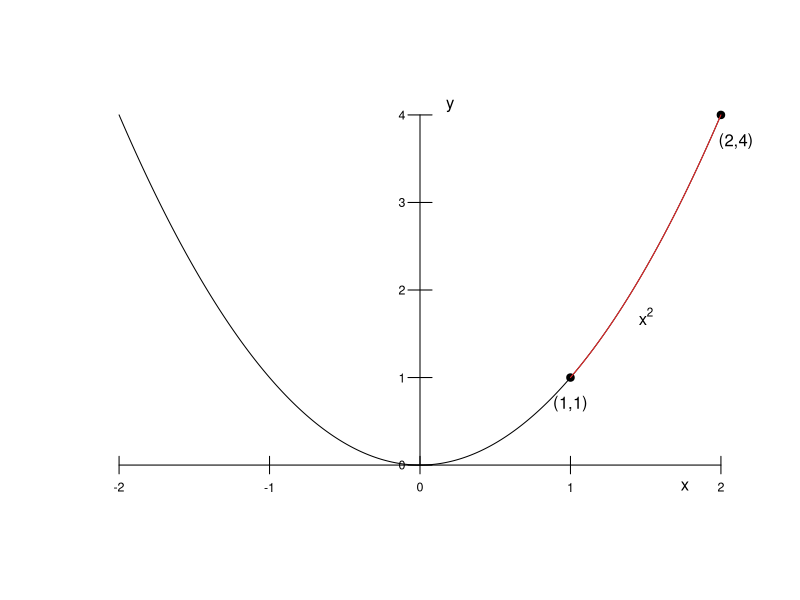
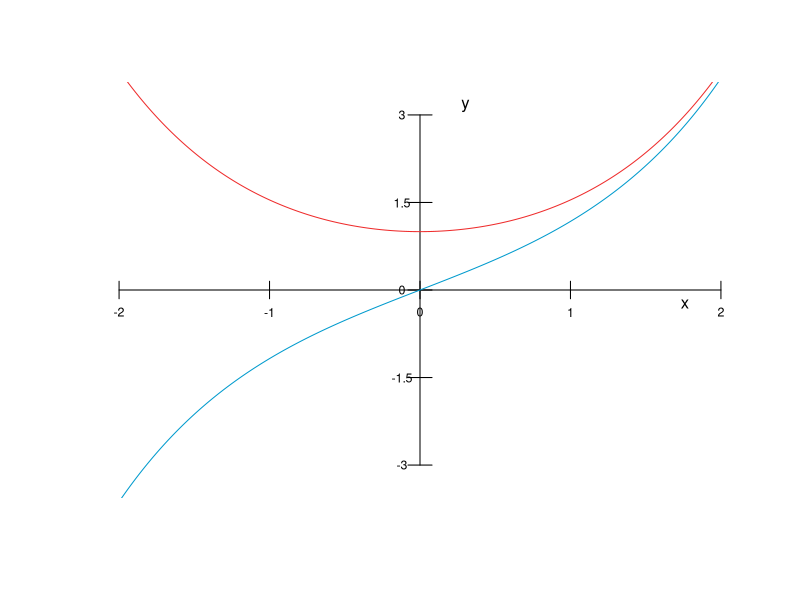
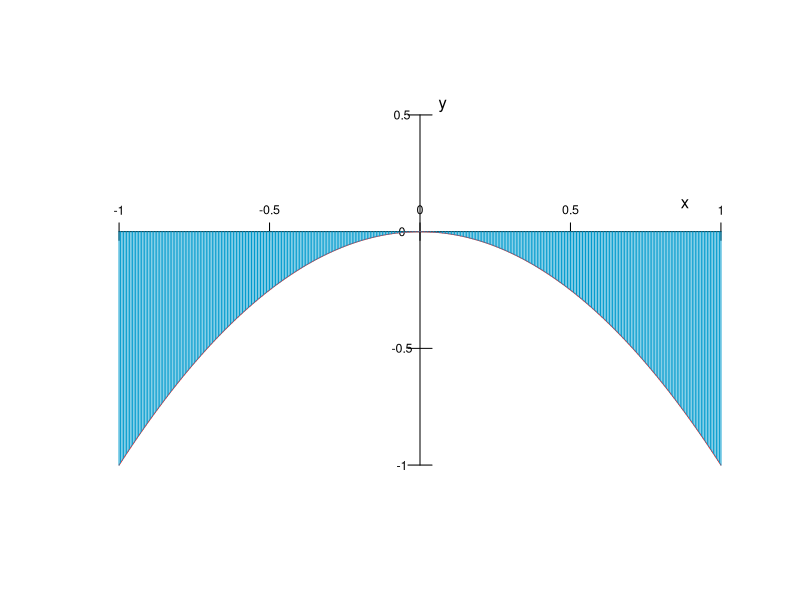
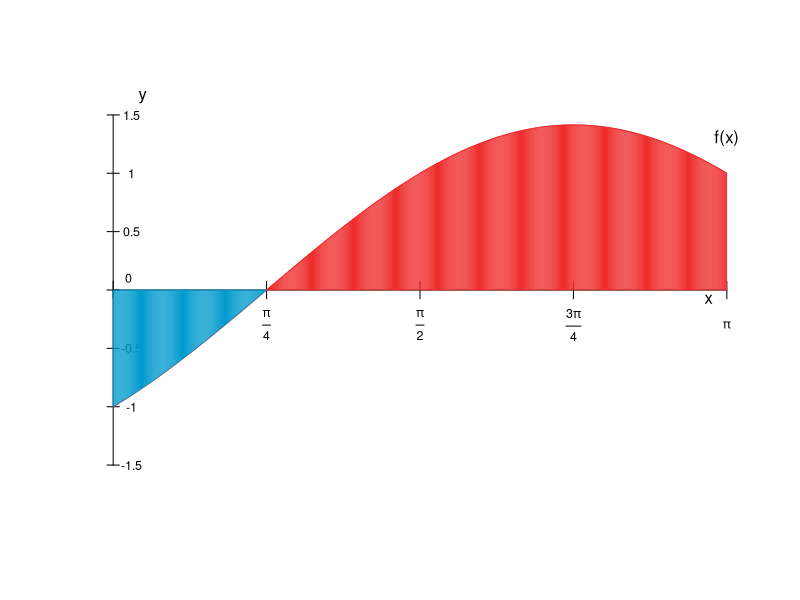
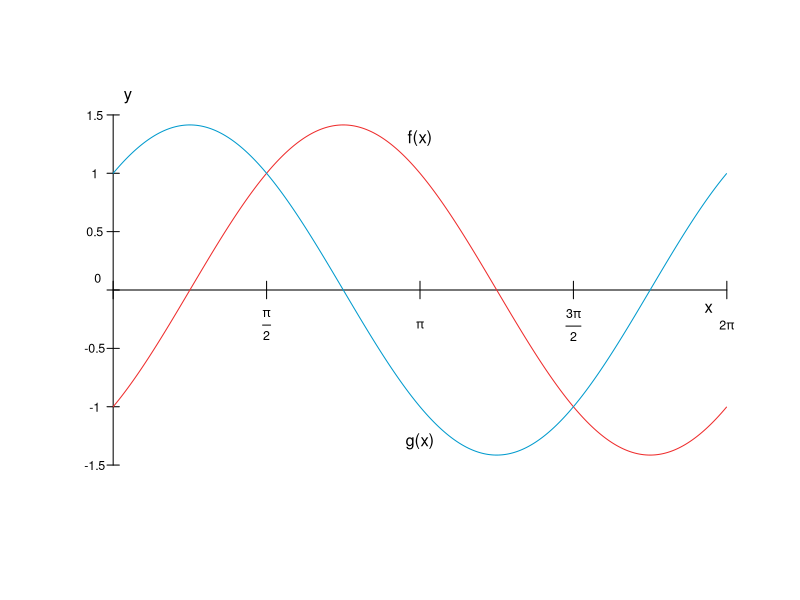
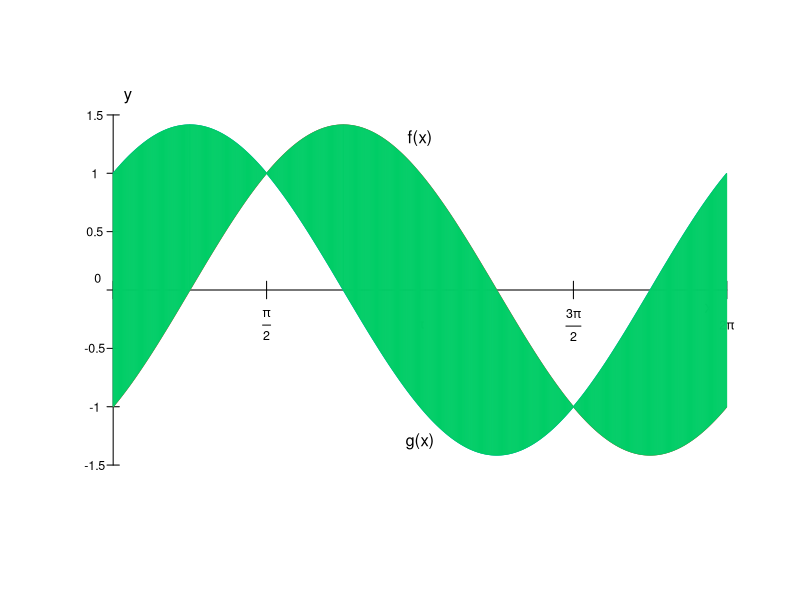

The R script that drew these images, in order: (Note: this script raises an error after producing the figures.)
## ---- chunk 1
knitr::opts_chunk$set(echo = TRUE)
## ---- chunk 2
xmin=-2
xmax=2
ymin=0
ymax=4
tolx=0.02*(xmax-xmin)
toly=0.05*(ymax-ymin)
quantsx=4
quantsy=4
f = function(x){x^2}
plot(c(xmin-tolx,xmax+tolx,xmin-tolx,xmax+tolx),c(ymin-toly,ymin-toly,ymax+toly,ymax+toly),type="n",xlab="",ylab="",xaxt="n",yaxt="n",axes=FALSE)
x=seq(from=xmin,to=xmax,by=0.01)
#points(x,f(x),type="l")
lines(c(0,0),c(ymin,ymax))
lines(c(xmin,xmax),c(0,0))
text(xmax-3*tolx,-3*tolx,"x")
text(toly,ymax+toly/2,"y")
for (i in 0:(quantsx)){
  lines(rep(xmin+((xmax-xmin)/quantsx)*i,2),c(-0.5*toly,+0.5*toly))
  text(xmin+((xmax-xmin)/quantsx)*i,-1.25*toly,xmin+((xmax-xmin)/quantsx)*i,cex=0.75)
  }


for (i in 0:(quantsy)){
  lines(c(-tolx,tolx),ymin+rep(((ymax-ymin)/quantsy)*i,2))
  text(-1.5*tolx,ymin+((ymax-ymin)/quantsy)*i,ymin+((ymax-ymin)/quantsy)*i,cex=0.75)
}
lines(x,f(x),col="black")
#text(-2,-0.2,"a")
#text(2,-0.2,"b")
text(1.5,1.7,expression(x^2))
text(1,0.7,"(1,1)")
text(2.1,3.7,"(2,4)")
points(c(1,2),c(1,4),pch=19)

x2=seq(from=1,to=2,by=0.01)
lines(x2,f(x2),col='firebrick2')
## ---- chunk 3
xmin=-2
xmax=2
ymin=-3
ymax=3
tolx=0.02*(xmax-xmin)
toly=0.05*(ymax-ymin)
quantsx=4
quantsy=4
f = function(x){sinh(x)}
plot(c(xmin-tolx,xmax+tolx,xmin-tolx,xmax+tolx),c(ymin-toly,ymin-toly,ymax+toly,ymax+toly),type="n",xlab="",ylab="",xaxt="n",yaxt="n",axes=FALSE)
x=seq(from=xmin,to=xmax,by=0.01)
#points(x,f(x),type="l")
lines(c(0,0),c(ymin,ymax))
lines(c(xmin,xmax),c(0,0))
text(xmax-3*tolx,-3*tolx,"x")
text(toly,ymax+toly/2,"y")
for (i in 0:(quantsx)){
  lines(rep(xmin+((xmax-xmin)/quantsx)*i,2),c(-0.5*toly,+0.5*toly))
  text(xmin+((xmax-xmin)/quantsx)*i,-1.25*toly,xmin+((xmax-xmin)/quantsx)*i,cex=0.75)
}


for (i in 0:(quantsy)){
  lines(c(-tolx,tolx),ymin+rep(((ymax-ymin)/quantsy)*i,2))
  text(-1.5*tolx,ymin+((ymax-ymin)/quantsy)*i,ymin+((ymax-ymin)/quantsy)*i,cex=0.75)
}
lines(x,f(x),col='deepskyblue3')
lines(x,cosh(x),col='firebrick2')
## ---- chunk 4
xmin=-1
xmax=1
ymin=-1
ymax=0.5
tolx=0.02*(xmax-xmin)
toly=0.05*(ymax-ymin)
quantsx=4
quantsy=3
f = function(x){-x^2}
plot(c(xmin-tolx,xmax+tolx,xmin-tolx,xmax+tolx),c(ymin-toly,ymin-toly,ymax+toly,ymax+toly),type="n",xlab="",ylab="",xaxt="n",yaxt="n",axes=FALSE)
x=seq(from=xmin,to=xmax,by=0.005)
#points(x,f(x),type="l")
lines(c(0,0),c(ymin,ymax))
lines(c(xmin,xmax),c(0,0))
text(xmax-3*tolx,3*tolx,"x")
text(toly,ymax+toly/2,"y")
for (i in 0:(quantsx)){
  lines(rep(xmin+((xmax-xmin)/quantsx)*i,2),c(-0.5*toly,+0.5*toly))
  text(xmin+((xmax-xmin)/quantsx)*i,1.25*toly,xmin+((xmax-xmin)/quantsx)*i,cex=0.75)
}


for (i in 0:(quantsy)){
  lines(c(-tolx,tolx),ymin+rep(((ymax-ymin)/quantsy)*i,2))
  text(-1.5*tolx,ymin+((ymax-ymin)/quantsy)*i,ymin+((ymax-ymin)/quantsy)*i,cex=0.75)
}
lines(x,f(x),col='firebrick2')
for (i in 1:length(x)){
  lines(c(x[i],x[i]),c(0,f(x[i])),col='deepskyblue3')}

## ---- chunk 5
xmin=0
xmax=pi
ymin=-1.5
ymax=1.5
tolx=0.01*(xmax-xmin)
toly=0.05*(ymax-ymin)
quantsx=4
quantsy=6
f = function(x){sin(x)-cos(x)}
plot(c(xmin-tolx,xmax+tolx,xmin-tolx,xmax+tolx),c(ymin-toly,ymin-toly,ymax+toly,ymax+toly),type="n",xlab="",ylab="",xaxt="n",yaxt="n",axes=FALSE)
x=seq(from=xmin,to=xmax,by=0.01)
#points(x,f(x),type="l")
lines(c(0,0),c(ymin,ymax))
lines(c(xmin,xmax),c(0,0))
text(xmax-3*tolx,-2.5*tolx,"x")
text(toly,ymax+toly,"y")
for (i in 0:(quantsx)){
  lines(rep(xmin+((xmax-xmin)/quantsx)*i,2),c(-0.5*toly,+0.5*toly))
  ii=-2+0.5*i}
text(xmin+((xmax-xmin)/quantsx)*1,-2*toly,expression(frac(pi,4)),cex=0.75)
text(xmin+((xmax-xmin)/quantsx)*2,-2*toly,expression(frac(pi,2)),cex=0.75)
text(xmin+((xmax-xmin)/quantsx)*3,-2*toly,expression(frac(3*pi,4)),cex=0.75)
text(xmin+((xmax-xmin)/quantsx)*4,-2*toly,expression(pi),cex=0.75)

for (i in 0:(quantsy)){
  lines(c(-tolx,tolx),ymin+rep(((ymax-ymin)/quantsy)*i,2))
  if (i==3){text(2.5*tolx,0.1+ymin+((ymax-ymin)/quantsy)*3,ymin+((ymax-ymin)/quantsy)*3,cex=0.75)}
  else
  {text(3*tolx,ymin+((ymax-ymin)/quantsy)*i,ymin+((ymax-ymin)/quantsy)*i,cex=0.75)}
}
lines(x,f(x),col='firebrick2')
text(pi,1.3,"f(x)")
xmenys=seq(from=0,to=pi/4,by=0.005)
xmes=seq(from=pi/4,to=pi,by=0.005)
for (i in 1:length(xmenys)){lines(c(xmenys[i],xmenys[i]),c(0,f(xmenys[i])),col='deepskyblue3')}
for (i in 1:length(xmes)){lines(c(xmes[i],xmes[i]),c(0,f(xmes[i])),col='firebrick2')}
## ---- chunk 6
xmin=0
xmax=2*pi
ymin=-1.5
ymax=1.5
tolx=0.01*(xmax-xmin)
toly=0.05*(ymax-ymin)
quantsx=4
quantsy=6
f = function(x){sin(x)-cos(x)}
g = function(x){sin(x)+cos(x)}
plot(c(xmin-tolx,xmax+tolx,xmin-tolx,xmax+tolx),c(ymin-toly,ymin-toly,ymax+toly,ymax+toly),type="n",xlab="",ylab="",xaxt="n",yaxt="n",axes=FALSE)
x=seq(from=xmin,to=xmax,by=0.01)
#points(x,f(x),type="l")
lines(c(0,0),c(ymin,ymax))
lines(c(xmin,xmax),c(0,0))
text(xmax-3*tolx,-2.5*tolx,"x")
text(toly,ymax+toly,"y")
for (i in 0:(quantsx)){
  lines(rep(xmin+((xmax-xmin)/quantsx)*i,2),c(-0.5*toly,+0.5*toly))
  ii=-2+0.5*i}
text(xmin+((xmax-xmin)/quantsx)*1,-2*toly,expression(frac(pi,2)),cex=0.75)
text(xmin+((xmax-xmin)/quantsx)*2,-2*toly,expression(pi),cex=0.75)
text(xmin+((xmax-xmin)/quantsx)*3,-2*toly,expression(frac(3*pi,2)),cex=0.75)
text(xmin+((xmax-xmin)/quantsx)*4,-2*toly,expression(2*pi),cex=0.75)

for (i in 0:(quantsy)){
  lines(c(-tolx,tolx),ymin+rep(((ymax-ymin)/quantsy)*i,2))
  if (i==3){text(-2.5*tolx,0.1+ymin+((ymax-ymin)/quantsy)*3,ymin+((ymax-ymin)/quantsy)*3,cex=0.75)}
  else
  {text(-3*tolx,ymin+((ymax-ymin)/quantsy)*i,ymin+((ymax-ymin)/quantsy)*i,cex=0.75)}
}
lines(x,f(x),col='firebrick2')
lines(x,g(x),col='deepskyblue3')
text(pi,1.3,"f(x)")
text(pi,-1.3,"g(x)")
xmenys=seq(from=pi/4,to=3*pi/4,by=0.005)
xmes=seq(from=0,to=pi/4,by=0.005)
xmes=c(xmes,seq(from=3*pi/4,to=2*pi,by=0.005))
#for (i in 1:length(xmenys)){lines(c(xmenys[i],xmenys[i]),c(f(xmenys[i]),g(xmenys[i])),col="springgreen3")}
#for (i in 1:length(xmes)){lines(c(xmes[i],xmes[i]),c(g(xmes[i]),f(xmes[i])),col="springgreen3")}
## ---- chunk 7
xmin=0
xmax=2*pi
ymin=-1.5
ymax=1.5
tolx=0.01*(xmax-xmin)
toly=0.05*(ymax-ymin)
quantsx=4
quantsy=6
f = function(x){sin(x)-cos(x)}
g = function(x){sin(x)+cos(x)}
plot(c(xmin-tolx,xmax+tolx,xmin-tolx,xmax+tolx),c(ymin-toly,ymin-toly,ymax+toly,ymax+toly),type="n",xlab="",ylab="",xaxt="n",yaxt="n",axes=FALSE)
x=seq(from=xmin,to=xmax,by=0.01)
#points(x,f(x),type="l")
lines(c(0,0),c(ymin,ymax))
lines(c(xmin,xmax),c(0,0))
text(xmax-3*tolx,-2.5*tolx,"x")
text(toly,ymax+toly,"y")
for (i in 0:(quantsx)){
  lines(rep(xmin+((xmax-xmin)/quantsx)*i,2),c(-0.5*toly,+0.5*toly))
  ii=-2+0.5*i}
text(xmin+((xmax-xmin)/quantsx)*1,-2*toly,expression(frac(pi,2)),cex=0.75)
text(xmin+((xmax-xmin)/quantsx)*2,-2*toly,expression(pi),cex=0.75)
text(xmin+((xmax-xmin)/quantsx)*3,-2*toly,expression(frac(3*pi,2)),cex=0.75)
text(xmin+((xmax-xmin)/quantsx)*4,-2*toly,expression(2*pi),cex=0.75)

for (i in 0:(quantsy)){
  lines(c(-tolx,tolx),ymin+rep(((ymax-ymin)/quantsy)*i,2))
  if (i==3){text(-2.5*tolx,0.1+ymin+((ymax-ymin)/quantsy)*3,ymin+((ymax-ymin)/quantsy)*3,cex=0.75)}
  else
  {text(-3*tolx,ymin+((ymax-ymin)/quantsy)*i,ymin+((ymax-ymin)/quantsy)*i,cex=0.75)}
}
lines(x,f(x),col="firebrick2")
lines(x,g(x),col='deepskyblue3')
text(pi,1.3,"f(x)")
text(pi,-1.3,"g(x)")
xmenys=seq(from=pi/4,to=3*pi/4,by=0.005)
xmes=seq(from=0,to=pi/4,by=0.005)
xmes=c(xmes,seq(from=3*pi/4,to=2*pi,by=0.005))
for (i in 1:length(xmenys)){lines(c(xmenys[i],xmenys[i]),c(f(xmenys[i]),g(xmenys[i])),col="springgreen3")}
for (i in 1:length(xmes)){lines(c(xmes[i],xmes[i]),c(g(xmes[i]),f(xmes[i])),col="springgreen3")}
## ---- chunk 8
knitr::include_graphics("Images/conox.png",dpi=1200)
## ---- chunk 9
knitr::include_graphics("Images/conoy.png",dpi=1200)
## ---- chunk 10
knitr::include_graphics("Images/conoy2.png",dpi=1200)
